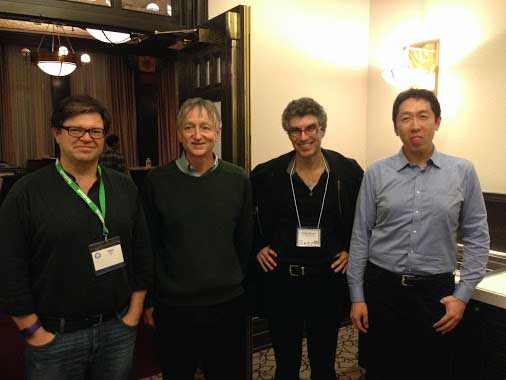
#> input picture images/4men.jpg, 506 x 380 px, given in place of mountain.jpg, which was not available
$ jupyter execute --allow-errors class_04_2_window_control_trbar.ipynb   (text cells are left out)
#> lines starting #> are read from the running program, lines starting #| are printed output that depends on the picture; pictures that were not available may be replaced by others from this repository, and a replacement may not be noted
[cell 1]
import cv2

img = cv2.imread('./images/practice_img/mountain.jpg',1)
#> img is the input picture: shape (380, 506, 3); mean B, G, R 66.5, 80.2, 89.2
# print(img) # wrong path or file name don't give you any error!!!

img_gray = cv2.imread('./images/practice_img/mountain.jpg', cv2.IMREAD_GRAYSCALE)
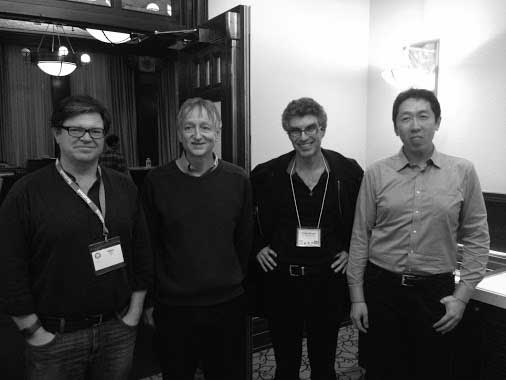
#> img_gray: shape (380, 506); min 0, max 255, mean 81.4

cv2.imshow('origin', img)
cv2.imshow('gray', img_gray)
cv2.waitKey(0)       # wait 5 sec : 5000
cv2.destroyAllWindows()

[cell 2]
img = cv2.imread('./images/practice_img/mountain.jpg',-1)
img_gray = cv2.imread('./images/practice_img/mountain.jpg',0)

cv2.namedWindow('origin')
cv2.imshow('origin', img)
cv2.namedWindow('WINDOW_NORMAL_gray', cv2.WINDOW_NORMAL)
cv2.namedWindow('WINDOW_AUTOSIZE_gray', cv2.WINDOW_AUTOSIZE)
cv2.imshow('WINDOW_NORMAL_gray', img_gray)
cv2.imshow('WINDOW_AUTOSIZE_gray', img_gray)
cv2.waitKey(0)
cv2.destroyAllWindows()

from matplotlib import pyplot as plt
from matplotlib.pyplot import figure
figure(figsize=(15, 10), dpi=100)

plt.subplot(131),plt.imshow(cv2.cvtColor(img, cv2.COLOR_BGR2RGB)),plt.title('original'),plt.axis('off')
plt.subplot(132),plt.imshow(img_gray, cmap='gray'),plt.title('WINDOW_NORMAL_gray'),plt.axis('off')
plt.subplot(133),plt.imshow(img_gray, cmap='gray'),plt.title('WINDOW_AUTOSIZE_gray'),plt.axis('off')
plt.show()
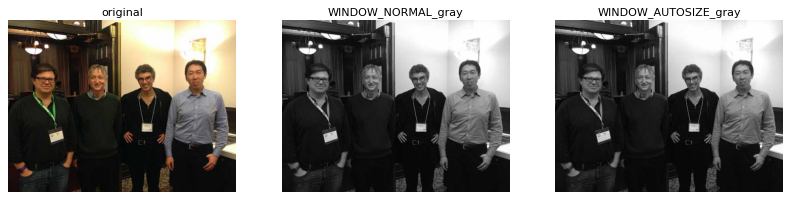
#> figure drawn by matplotlib, 3 panels

[cell 3]
# moveWindow
import cv2
img = cv2.imread('./images/practice_img/mountain.jpg',-1)
img_gray = cv2.imread('./images/practice_img/mountain.jpg',0)
cv2.namedWindow('origin')
cv2.namedWindow('WINDOW_NORMAL_gray', cv2.WINDOW_NORMAL)
cv2.moveWindow('origin', 1000, 300)
cv2.moveWindow('WINDOW_NORMAL_gray', 500, 600)
cv2.imshow('origin', img)
cv2.imshow('WINDOW_NORMAL_gray', img_gray)
cv2.waitKey(0)
cv2.destroyAllWindows()

[cell 4]
# resizeWindow
import cv2
img = cv2.imread('./images/practice_img/mountain.jpg',-1)
img_gray = cv2.imread('./images/practice_img/mountain.jpg',0)
cv2.namedWindow('origin')
cv2.namedWindow('WINDOW_NORMAL_gray', cv2.WINDOW_NORMAL)
cv2.resizeWindow('origin', 200, 200)
cv2.resizeWindow('WINDOW_NORMAL_gray', 100, 100)
cv2.waitKey(0)
cv2.destroyAllWindows()

[cell 5]
img1 = cv2.imread('./images/practice_img/man_face.jpg')
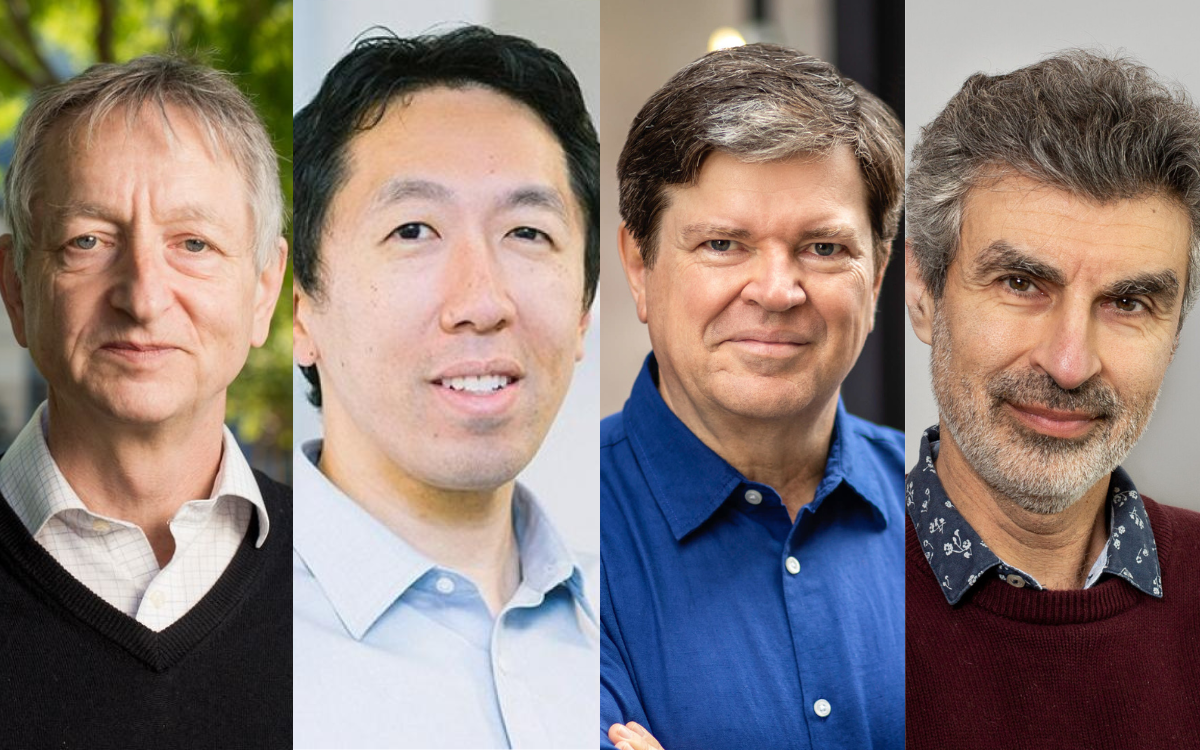
#> input picture images/4men_id.jpg, 1200 x 750 px, given in place of man_face.jpg, which was not available
#> img1 is the input picture: shape (750, 1200, 3); mean B, G, R 118.9, 123.5, 138.2
img2 = cv2.imread('./images/practice_img/actor.jpg')
img3 = cv2.imread('./images/practice_img/boy_face.jpg')
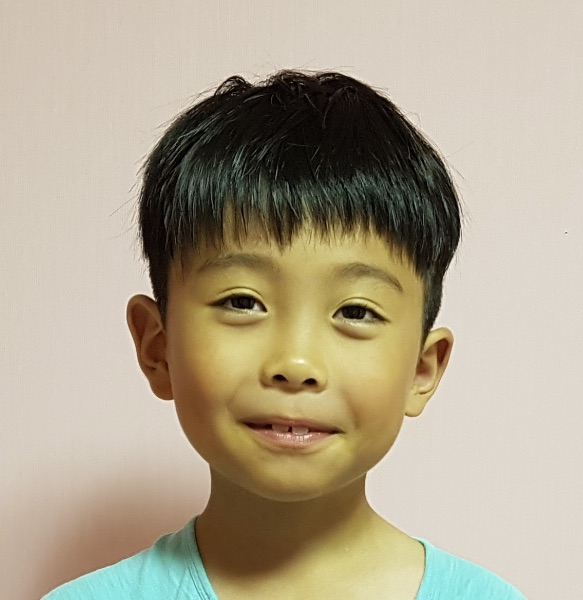
#> input picture images/boy_face.jpg, 583 x 600 px, found by its file name
#> img3 is the input picture: shape (600, 583, 3); mean B, G, R 142.6, 164.6, 175.3
img4 = cv2.imread('./images/practice_img/Tom Cruise(Top Gun2).png')

cv2.namedWindow('WINDOW_NORMAL', cv2.WINDOW_NORMAL)
cv2.namedWindow('WINDOW_AUTOSIZE', cv2.WINDOW_AUTOSIZE)
cv2.imshow('img1', img1)
cv2.imshow('img2', img2)
cv2.imshow('WINDOW_AUTOSIZE', img3)
cv2.imshow('WINDOW_NORMAL', img4)

cv2.waitKey(0)
cv2.destroyAllWindows()

[cell 6]
# Python program to create RGB color palette with trackbars
import cv2
import numpy as np

# empty function called when any trackbar moves
def emptyFunction(x):
    pass

def main():
    image = np.zeros((512, 512, 3), np.uint8) # blackwindow having 3 color chanels
    windowName ="Open CV Color Palette"
    cv2.namedWindow(windowName) # window name

    # there trackbars which have the name of trackbars min and max value
    cv2.createTrackbar('Blue', windowName, 0, 255, emptyFunction)
#> slider 'Blue' is set to 85
    cv2.createTrackbar('Green', windowName, 0, 255, emptyFunction)
#> slider 'Green' is set to 85
    cv2.createTrackbar('Red', windowName, 0, 255, emptyFunction)
#> slider 'Red' is set to 85

    # Used to open the window till press the ESC key
    while(True):
        cv2.imshow(windowName, image)

        if cv2.waitKey(0) == 27:
#> (key q is pressed here)
            break

        # values of blue, green, red
        blue = cv2.getTrackbarPos('Blue', windowName)
        green = cv2.getTrackbarPos('Green', windowName)
        red = cv2.getTrackbarPos('Red', windowName)

        # merge all three color chanels and make the image composites image from rgb
        image[:] = [blue, green, red]
#         print(blue, green, red)

    cv2.destroyAllWindows()

if __name__=="__main__":
    main()

[cell 7]
# Example2 Binary Img
import cv2

def onChange(pos):
    pass

src = cv2.imread("./images/practice_img/flower1.webp", cv2.IMREAD_GRAYSCALE)
cv2.namedWindow("Trackbar Windows")
cv2.createTrackbar("threshold", "Trackbar Windows", 0, 255, onChange)
#> slider 'threshold' is set to 85
cv2.createTrackbar("maxValue", "Trackbar Windows", 0, 255, lambda x : x)
#> slider 'maxValue' is set to 255
cv2.setTrackbarPos("threshold", "Trackbar Windows", 127)
cv2.setTrackbarPos("maxValue", "Trackbar Windows", 255)

while cv2.waitKey(0) != ord('q'):
#> (key q is pressed here)
    thresh = cv2.getTrackbarPos("threshold", "Trackbar Windows")
    maxval = cv2.getTrackbarPos("maxValue", "Trackbar Windows")
    _, binary = cv2.threshold(src, thresh, maxval, cv2.THRESH_BINARY)
    cv2.imshow("Trackbar Windows", binary)
cv2.destroyAllWindows()

[cell 8]
# Example 3 : controling size of circle with trackbar
import cv2
import numpy as np

#trackbar callback fucntion does nothing but required for trackbar
def nothing(x):
    pass

cv2.namedWindow('controls', cv2.WINDOW_NORMAL)
cv2.createTrackbar('Radius','controls',10, 255, nothing) # create trackbar in 'controls' window with name 'Trackbar_name'
cv2.setTrackbarPos("Radius", "controls", 50)

# create a while loop act as refresh for the view
while(1):

    img = np.zeros((512,512,3), np.uint8) # create a black blank image

    img_center_y=img.shape[0]//2 # calculate center of image
    img_center_x=img.shape[1]//2

    radius= int(cv2.getTrackbarPos('Radius','controls')) # returns current position/value of trackbar
    cv2.circle(img,(img_center_y,img_center_x), radius, (0,0,255), -1) # draw a red circle
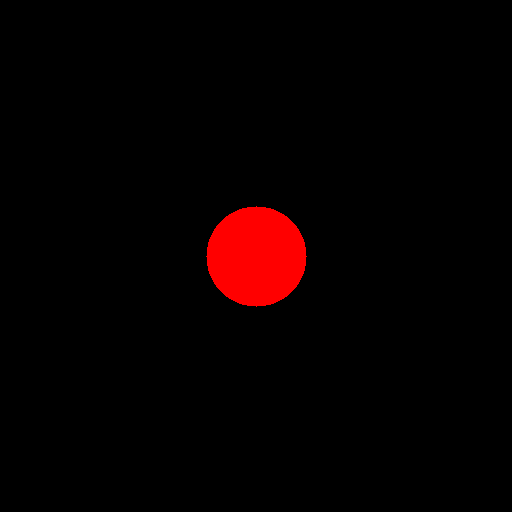
#> img: shape (512, 512, 3); mean B, G, R 0, 0, 7.6
    cv2.imshow('controls',img)

    k = cv2.waitKey(1) & 0xFF
#> (key q is pressed here)
    if k == 27:
        break

cv2.destroyAllWindows()
